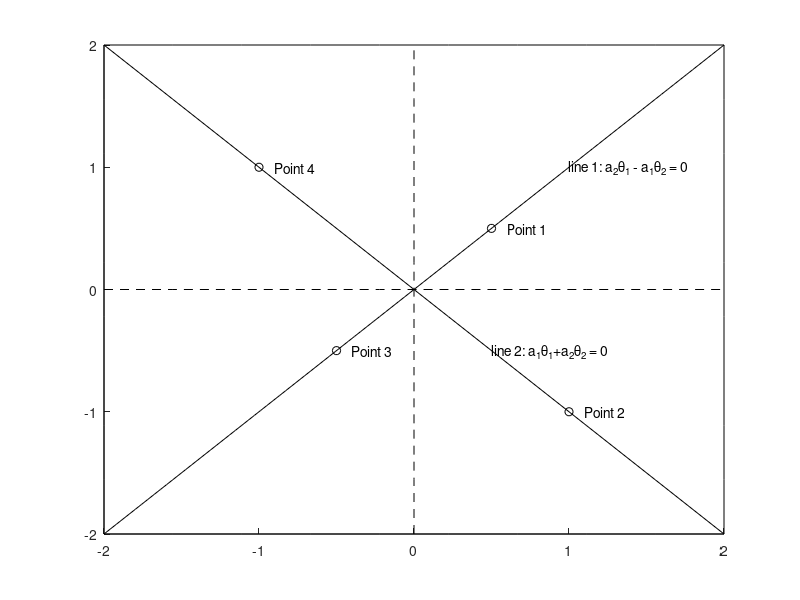

Reproduce this figure in MATLAB.
close all;
hold on 
xlim([-2,2])
ylim([-2,2])

plot(linspace(-2,2,10),2*ones(10,1),'black','LineWidth',.004)
plot(linspace(-2,2,10),-2*ones(10,1),'black','LineWidth',.004)
plot(2*ones(10,1),linspace(-2,2,10),'black','LineWidth',.004)
plot(-2*ones(10,1),linspace(-2,2,10),'black','LineWidth',.004)

plot(0*ones(10,1),linspace(-2,2,10),'--black')
plot(linspace(-2,2,10),0*ones(10,1),'--black')

a_1 = 1; a_2 = 1; 
% a1x + a2y + b =0; y = (-b -a1x)/a2
% orthogonal y = a2/a1 * x
b = 0;
plot(linspace(-2,2,10), -b -a_1*linspace(-2,2,10)/a_2,'black')

%text(-.9,1,'b=0')

plot(linspace(-2,2,100),a_2/a_1*linspace(-2,2,100),'black')

plot(-1,1,'oblack'); text(-.9,1,'Point 4')
plot(-.5,-.5,'oblack'); text(-.4,-.5,'Point 3')
%plot(0,0,'oblack'); text(.1,0,'S3')
plot(.5,.5,'oblack'); text(.6,.5,'Point 1')
plot(1,-1,'oblack'); text(1.1,-1,'Point 2')

text(1,1,'line 1: a_2\theta_1 - a_1\theta_2 = 0')
text(.5,-.5,'line 2: a_1\theta_1+a_2\theta_2 = 0')